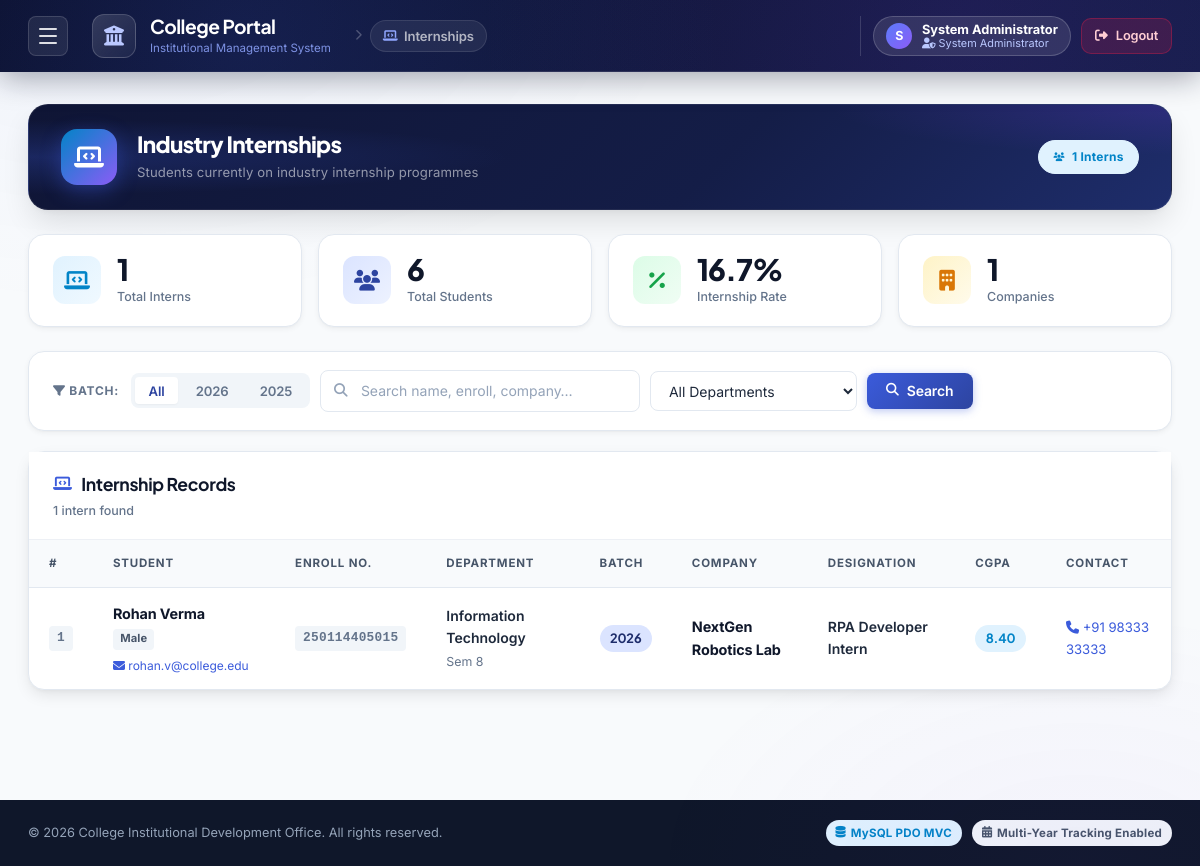
The app's page /index.php?module=internship (signed in) with its own data.
### tables this page shows
CREATE TABLE IF NOT EXISTS `students` (
  `id` INT AUTO_INCREMENT PRIMARY KEY,
  `gr_no` VARCHAR(100) DEFAULT NULL,
  `enroll_no` VARCHAR(100) NOT NULL UNIQUE,
  `name` VARCHAR(150) NOT NULL,
  `email` VARCHAR(150) DEFAULT NULL,
  `phone` VARCHAR(50) DEFAULT NULL,
  `gender` ENUM('Male', 'Female') NOT NULL DEFAULT 'Male',
  `dob` DATE DEFAULT NULL,
  `department` VARCHAR(100) NOT NULL,
  `semester` INT DEFAULT 8,
  `cgpa` DECIMAL(3,2) DEFAULT 0.00,
  `passing_year` INT NOT NULL,
  `address` TEXT DEFAULT NULL,
  `skills` TEXT DEFAULT NULL,
  `password` VARCHAR(255) DEFAULT NULL COMMENT 'Bcrypt hash of enrollment number',
  `placement_status` ENUM('Placed', 'Internship', 'Higher Studies', 'Business', 'Unplaced') NOT NULL DEFAULT 'Unplaced',
  `company_name` VARCHAR(255) DEFAULT NULL,
  `designation` VARCHAR(150) DEFAULT NULL,
  `package_lpa` DECIMAL(5,2) DEFAULT NULL,
  `offer_letter_file` VARCHAR(255) DEFAULT NULL,
  `resume_file` VARCHAR(255) DEFAULT NULL,
  `created_at` DATETIME DEFAULT CURRENT_TIMESTAMP,
  `updated_at` DATETIME DEFAULT CURRENT_TIMESTAMP ON UPDATE CURRENT_TIMESTAMP,
  INDEX (`gr_no`),
  INDEX (`passing_year`),
  INDEX (`department`),
  INDEX (`placement_status`)
);

### views/internship/index.php (the view, shortened to what the rows shown need)
<div class="container">
    <div class="dash-hero" style="margin-bottom: 1.5rem;">
        <div class="dash-hero-content">
            <div>
                <h2 class="dash-hero-title">Industry Internships</h2>
            </div>
        </div>
    </div>
    <div class="card table-card">
        <div class="card-header">
            <div class="card-title">
                <h2><i class="fa-solid fa-laptop-code"></i> Internship Records</h2>
            </div>
        </div>
        <div class="table-responsive">
            <table class="data-table internship-table" id="internshipTable">
                <thead>
                    <tr>
                        <th>#</th>
                        <th>Student</th>
                        <th>Enroll No.</th>
                        <th>Department</th>
                        <th>Batch</th>
                        <th>Company</th>
                        <th>Designation</th>
                        <th>CGPA</th>
                        <th>Contact</th>
                    </tr>
                </thead>
                <tbody>
                    <?php if (empty($students)): ?>
                        <tr>
                            <td colspan="9">
                                <div class="empty-state">
                                    <div class="empty-icon"><i class="fa-solid fa-laptop-code"></i></div>
                                    <h3>No Internship Records</h3>
                                    <p>No students with internship status match your current filters.</p>
                                    <a href="index.php?module=internship" class="btn btn-light" style="margin-top:0.5rem;">Clear Filters</a>
                                </div>
                            </td>
                        </tr>
                    <?php else: $sr = 1; foreach ($students as $s): ?>
                        <tr class="row-internship">
                            <td><span class="mou-id"><?= $sr++ ?></span></td>
                            <td>
                                <div class="company-info">
                                    <span class="company-name"><?= htmlspecialchars($s['name']) ?></span>
                                    <span class="contact-sub">
                                        <span class="gender-pill"><?= htmlspecialchars($s['gender']) ?></span>
                                        <?php if (!empty($s['email'])): ?>
                                            <a href="mailto:<?= htmlspecialchars($s['email']) ?>" style="color:var(--brand-500); font-size:0.75rem;">
                                                <i class="fa-solid fa-envelope"></i> <?= htmlspecialchars($s['email']) ?>
                                            </a>
                                        <?php endif; ?>
                                    </span>
                                </div>
                            </td>
                            <td><span class="mou-id"><?= htmlspecialchars($s['enroll_no']) ?></span></td>
                            <td>
                                <span class="contact-name"><?= htmlspecialchars($s['department']) ?></span>
                                <span class="contact-sub">Sem <?= (int)$s['semester'] ?></span>
                            </td>
                            <td><span class="year-pill"><?= (int)$s['passing_year'] ?></span></td>
                            <td>
                                <?php if (!empty($s['company_name'])): ?>
                                    <span class="company-name"><?= htmlspecialchars($s['company_name']) ?></span>
                                <?php else: ?>
                                    <span class="text-muted">—</span>
                                <?php endif; ?>
                            </td>
                            <td>
                                <?php if (!empty($s['designation'])): ?>
                                    <span class="contact-name"><?= htmlspecialchars($s['designation']) ?></span>
                                <?php else: ?>
                                    <span class="text-muted">—</span>
                                <?php endif; ?>
                            </td>
                            <td>
                                <span class="year-pill" style="background: var(--blue-100); color: var(--blue-600);">
                                    <?= number_format((float)$s['cgpa'], 2) ?>
                                </span>
                            </td>
                            <td>
                                <?php if (!empty($s['phone'])): ?>
                                    <a href="tel:<?= htmlspecialchars($s['phone']) ?>" style="color: var(--brand-500); font-size:0.82rem;">
                                        <i class="fa-solid fa-phone"></i> <?= htmlspecialchars($s['phone']) ?>
                                    </a>
                                <?php else: ?>
                                    <span class="text-muted">—</span>
                                <?php endif; ?>
                            </td>
                        </tr>
                    <?php endforeach; endif; ?>
                </tbody>
            </table>
        </div>
    </div>
</div>

### records on screen
students: name "Rohan Verma", gender "Male", email "rohan.v@college.edu", enroll_no "250114405015", department "Information Technology", semester "8", passing_year "2026", company_name "NextGen Robotics Lab", designation "RPA Developer Intern", cgpa "8.40", phone "+91 98333 33333"

### other values on screen
substr($_SESSION['user_name'] ?? 'U', 0, 1) "S"
$_SESSION['user_name'] "System Administrator"
$_SESSION['user_role'] "System Administrator"
$stats['internship_count'] "1"
$stats['total_students'] "6"
$internPct "16.7"
$yr "2026"
$yr "2025"
count($students) "1"
